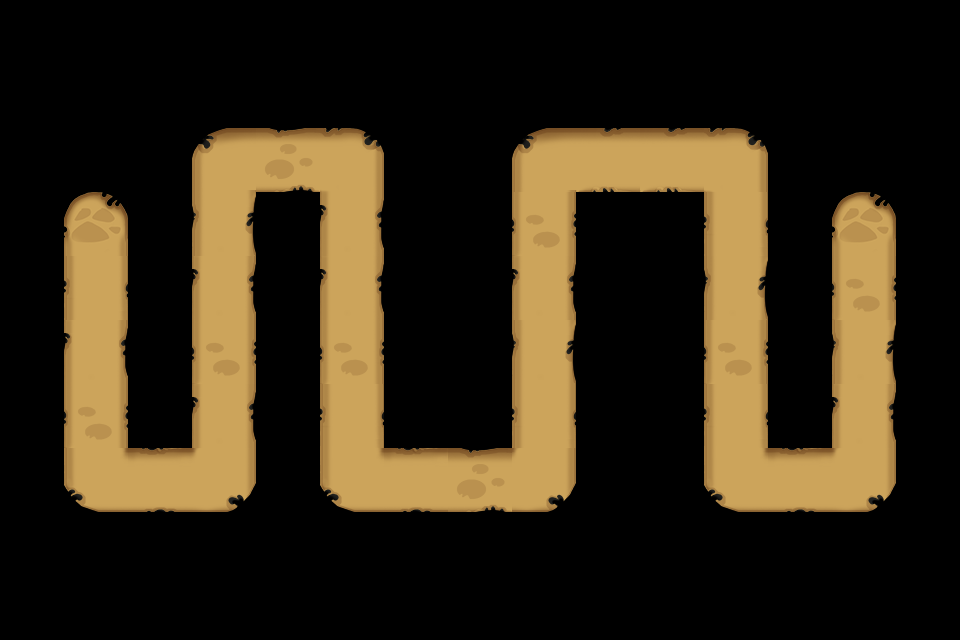

This is a level from a 2D game, rendered from its Tiled map with the project's own tilesets. A one-line summary and the map file follow, with tile-layer data summarised:
An orthogonal 15x10 tile map with 64x64 px tiles, 1 tile layer (Road_Forrest) and 67 objects.

<map version="1.0" orientation="orthogonal" width="15" height="10" tilewidth="64" tileheight="64">
 <tileset firstgid="1" name="Road_Forrest" tilewidth="64" tileheight="64">
  <image source="Road_Forrest.png" width="320" height="256" />
 </tileset>
 <layer name="Road_Forrest" width="15" height="10">
  <data>[150 cells, 41 non-empty, 12 distinct tile ids]</data>
 </layer>
 <objectgroup color="#55ff00" name="path" width="15" height="10">
  <object x="97" y="223" />
  <object x="97" y="477" />
  <object x="225" y="476" />
  <object x="226" y="159" />
  <object x="353" y="160" />
  <object x="354" y="477" />
  <object x="546" y="482" />
  <object x="545" y="163" />
  <object x="737" y="159" />
  <object x="740" y="477" />
  <object x="866" y="478" />
  <object x="865" y="223" />
 </objectgroup>
 <objectgroup color="#0a0a0b" name="blocked" width="15" height="10">
  <object x="864" y="94" />
  <object x="865" y="159" />
  <object x="931" y="94" />
  <object x="931" y="159" />
 </objectgroup>
 <objectgroup color="#ffff00" name="item" width="15" height="10">
  <properties>
   <property name="id" value="20001" />
   <property name="sizeH" value="2" />
   <property name="sizeW" value="1" />
  </properties>
  <object x="289" y="286" />
  <object x="802" y="94" />
  <object x="928" y="352" />
  <object x="32" y="223" />
 </objectgroup>
 <objectgroup color="#ffff00" name="item" width="15" height="10">
  <properties>
   <property name="id" value="20002" />
   <property name="sizeH" value="1" />
   <property name="sizeW" value="1" />
  </properties>
  <object x="161" y="353" />
  <object x="929" y="480" />
  <object x="289" y="96" />
  <object x="675" y="226" />
 </objectgroup>
 <objectgroup color="#ffff00" name="item" width="15" height="10">
  <properties>
   <property name="id" value="20003" />
   <property name="sizeH" value="1" />
   <property name="sizeW" value="1" />
  </properties>
  <object x="32" y="352" />
  <object x="479" y="545" />
  <object x="802" y="544" />
  <object x="353" y="97" />
  <object x="483" y="289" />
  <object x="415" y="290" />
  <object x="928" y="290" />
  <object x="160" y="222" />
 </objectgroup>
 <objectgroup color="#ffff00" name="item" width="15" height="10">
  <properties>
   <property name="id" value="20004" />
   <property name="sizeH" value="1" />
   <property name="sizeW" value="1" />
  </properties>
  <object x="288" y="414" />
  <object x="289" y="545" />
  <object x="674" y="95" />
  <object x="31" y="416" />
  <object x="225" y="544" />
 </objectgroup>
 <objectgroup color="#ffff00" name="item" width="15" height="10">
  <properties>
   <property name="id" value="20005" />
   <property name="sizeH" value="1" />
   <property name="sizeW" value="1" />
  </properties>
  <object x="31" y="480" />
  <object x="161" y="545" />
  <object x="803" y="290" />
  <object x="802" y="416" />
 </objectgroup>
 <objectgroup color="#ffff00" name="item" width="15" height="10">
  <properties>
   <property name="id" value="20006" />
   <property name="sizeH" value="1" />
   <property name="sizeW" value="2" />
  </properties>
  <object x="160" y="96" />
  <object x="31" y="544" />
  <object x="353" y="544" />
  <object x="865" y="543" />
  <object x="611" y="544" />
  <object x="544" y="95" />
 </objectgroup>
 <objectgroup color="#ff0000" name="item" width="15" height="10">
  <properties>
   <property name="id" value="20007" />
   <property name="sizeH" value="2" />
   <property name="sizeW" value="2" />
  </properties>
 </objectgroup>
 <objectgroup color="#aa5500" name="item" width="15" height="10">
  <properties>
   <property name="id" value="20008" />
   <property name="sizeH" value="1" />
   <property name="sizeW" value="1" />
  </properties>
  <object x="801" y="222" />
  <object x="930" y="223" />
 </objectgroup>
 <objectgroup color="#0000ff" name="item" width="15" height="10">
  <properties>
   <property name="id" value="20009" />
   <property name="sizeH" value="2" />
   <property name="sizeW" value="2" />
  </properties>
  <object x="32" y="94" />
 </objectgroup>
 <objectgroup color="#ffaa00" name="item" width="15" height="10">
  <properties>
   <property name="id" value="20010" />
   <property name="sizeH" value="2" />
   <property name="sizeW" value="2" />
  </properties>
  <object x="416" y="95" />
 </objectgroup>
 <objectgroup color="#00ffff" name="item" width="15" height="10">
  <properties>
   <property name="id" value="20011" />
   <property name="sizeH" value="2" />
   <property name="sizeW" value="2" />
  </properties>
 </objectgroup>
 <objectgroup color="#ff00ff" name="item" width="15" height="10">
  <properties>
   <property name="id" value="20012" />
   <property name="sizeH" value="2" />
   <property name="sizeW" value="2" />
  </properties>
 </objectgroup>
 <objectgroup color="#550000" name="tower" width="15" height="10">
  <properties>
   <property name="id" value="41001" />
   <property name="sizeH" value="2" />
   <property name="sizeW" value="2" />
  </properties>
  <object x="416" y="351" />
 </objectgroup>
 <objectgroup color="#55007f" name="teemo" width="15" height="10">
  <properties>
   <property name="id" value="1" />
   <property name="sizeH" value="2" />
   <property name="sizeW" value="2" />
  </properties>
  <object x="864" y="93" />
 </objectgroup>
 <objectgroup color="#ff0000" name="random" width="15" height="10">
  <properties>
   <property name="sizeH" value="2" />
   <property name="sizeW" value="2" />
  </properties>
 </objectgroup>
 <objectgroup color="#aaff7f" name="item" width="15" height="10">
  <properties>
   <property name="id" value="90006" />
   <property name="sizeH" value="1" />
   <property name="sizeW" value="1" />
  </properties>
  <object x="160" y="289" />
  <object x="419" y="223" />
  <object x="737" y="95" />
 </objectgroup>
 <objectgroup color="#aaff7f" name="item" width="15" height="10">
  <properties>
   <property name="id" value="90001" />
   <property name="sizeH" value="1" />
   <property name="sizeW" value="1" />
  </properties>
 </objectgroup>
 <objectgroup color="#00ffff" name="item" width="15" height="10">
  <properties>
   <property name="id" value="90007" />
   <property name="sizeH" value="2" />
   <property name="sizeW" value="2" />
  </properties>
  <object x="611" y="351" />
 </objectgroup>
 <objectgroup color="#ffffff" name="hero" width="15" height="10">
  <properties>
   <property name="id" value="40011" />
  </properties>
  <object x="161" y="222" />
 </objectgroup>
 <objectgroup color="#ffffff" name="hero" width="15" height="10">
  <properties>
   <property name="id" value="40021" />
  </properties>
  <object x="162" y="544" />
  <object x="479" y="545" />
 </objectgroup>
 <objectgroup color="#ffffff" name="hero" width="15" height="10">
  <properties>
   <property name="id" value="40031" />
  </properties>
  <object x="288" y="285" />
 </objectgroup>
 <objectgroup color="#ffffff" name="hero" width="15" height="10">
  <properties>
   <property name="id" value="40041" />
  </properties>
  <object x="290" y="95" />
  <object x="802" y="544" />
 </objectgroup>
 <objectgroup color="#ffffff" name="hero" width="15" height="10">
  <properties>
   <property name="id" value="40051" />
  </properties>
  <object x="804" y="417" />
 </objectgroup>
 <objectgroup color="#ffffff" name="hero" width="15" height="10">
  <properties>
   <property name="id" value="40061" />
  </properties>
  <object x="162" y="353" />
 </objectgroup>
 <objectgroup color="#ffffff" name="hero" width="15" height="10">
  <properties>
   <property name="id" value="40071" />
  </properties>
  <object x="484" y="288" />
 </objectgroup>
 <objectgroup color="#ffffff" name="hero" width="15" height="10">
  <properties>
   <property name="id" value="40081" />
  </properties>
  <object x="420" y="222" />
 </objectgroup>
</map>
